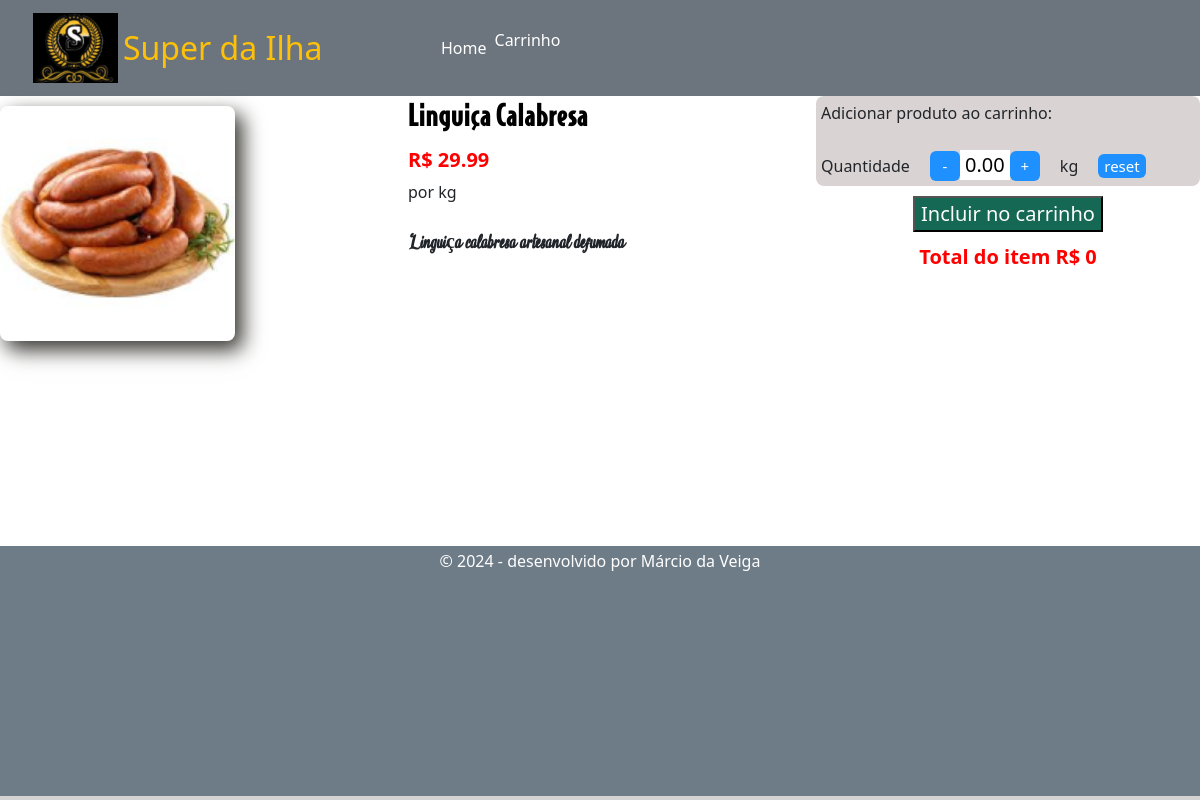
Screenshot of /produto/1 (signed in) with the database file from the repository.
### tables this page shows
CREATE TABLE "produtos" (
	"idproduto"	INTEGER NOT NULL,
	"produto"	TEXT NOT NULL,
	"descricao"	TEXT NOT NULL,
	"preco"	REAL NOT NULL,
	"unidade"	TEXT NOT NULL,
	"preco_promo"	REAL,
	"grupo"	INTEGER NOT NULL,
	"promo"	TEXT,
	"imagem"	TEXT NOT NULL,
	"adicionais"	TEXT,
	"molhos"	TEXT,
	"ativo"	INTEGER NOT NULL DEFAULT 1,
	PRIMARY KEY("idproduto" AUTOINCREMENT)
);

### main.py (the view)
@app.route('/produto/<id>')
def produto(id :str):
    if 'clienteLogado' in session:
        conn = get_db_connection()
        post = conn.execute('SELECT * FROM clientes WHERE telefone = ?',
                        (session['clienteLogado'],) ).fetchone()
        conn.close()
    else:
        flash('Primeiro efetue seu login!')
        return redirect('/login')
    conn = get_db_connection()
    post = conn.execute('SELECT * FROM produtos WHERE ativo =1 and idproduto = ?',(id,)).fetchone()
    conn.close()
    if post is None :
        return render_template('produto.html',id=id, produto=" Produto não localizado", desc="", unidade="", preco="",imagem="")
    else:
        return render_template('produto.html',id=post['idproduto'], produto=post['produto'], desc=post['descricao'], unidade=post['unidade'], preco=post['preco'],imagem=post['imagem'],promo=post['promo'],
                               adicionais=post['adicionais'],molhos=post['molhos'],  )

### main.py (called while the page is built)
def get_db_connection():
    conn = sqlite3.connect('base.db')
    conn.row_factory = sqlite3.Row
    return conn

### templates/produto.html (shortened to what this page needs)
<!doctype html>
<html lang="pt-br">
  <head>
    <link href="https://cdn.jsdelivr.net/npm/bootstrap@5.3.3/dist/css/bootstrap.min.css" rel="stylesheet">
    <link rel="stylesheet" href="/static/css/estilo.css" >
  </head>
  <body style="background-color: lightgray">
    <header>
      <nav class="navbar navbar-expand-lg navbar-light bg-secondary text-white">
        <div class="container-fluid">
            <a class="navbar-brand" href="/"></a><img src="/static/logo_b.png" alt="" height="80" width="95" style="padding: 5px" >
          <a class="navbar-brand text-warning w-25 fs-2" href="/" >  Super da Ilha</a>
          <div class="collapse navbar-collapse" id="navbarSupportedContent">
            <ul class="navbar-nav me-auto mb-2 mb-lg-0">
              <li class="nav-item">
                <a class="nav-link active text-white" aria-current="page" href="/">Home</a>
              </li>
            <li class="carrinho"><a href=""></a><img src="/static/arquivos/carrinho.png" alt=""><span class="text">Carrinho</span></li>
          </div>
        </div>
      </nav>
    </header>
    <div class="row" style="background-color:white;height: 700px"; >
        <div class="col"><img class="img2 shadow" src="/static/produtos/{{imagem}}" alt="" width="250" height="250" ></img></div>
        <div class="col"><h2 style="font-size: 30px; font-family: Devassa ;color: black; ">{{ produto}}</h2><p><p>
            <h1 style="font-weight: bold; color: red; font-size: 20px;">R$ <span id="preco">{{preco}} </span> </h1> por <span id="unidade">{{unidade}}</span>
            <br><br><b style="font-size: 20px; font-family: Believe;">{{desc}}</b>
            <br><b style='font-size: 20px; font-family: arial ;color: red;'>{{promo}}</b>
        </div>
        <div class="col" >
          <div id="counter" >
            Adicionar produto ao carrinho:
            <div>
            </div>
            <div>
              Quantidade
                <button onclick = "subatualizarPreco()" id="menos" class= "count-button-esquerda">
                  -
                </button>
                <span  id="value">
                  0.00
                </span>
                <button onclick ="somaatualizarPreco()" id="mais" class= "count-button-direita">
                  +
                </button>
                {{unidade}}
                <button onclick ="resettotal() "id="reset">
                  reset
                </button>
            </div>
            </div>
            <form method="post" action="/incluir_carrinho">
            <div id="total">
              <input type="submit" id="confirma" value="Incluir no carrinho">
              <p style="font-weight: bold; color: red; font-size: 20px;"> Total do item R$ <span name="subtotal" id="subtotal">0</span> </p>
            </div>
          </form>
    </div>
    <footer style="text-align: center; padding: 3px; background-color: rgb(110, 124, 136) ; color: white;" >
        <p>&copy; 2024 - desenvolvido por Márcio da Veiga</p>
    </footer>
    </body>
  </html>

### static/css/estilo.css (style rules this page uses)
h2 { font-family:Tusj ; }
.shadow { filter: drop-shadow(8px 8px 10px rgb(70, 69, 64)); }
.img2 { width: 80%; height: auto; margin-top: 10px; margin-left: auto; margin-right: auto; max-width: 235px; border-radius: 8px; }
#counter { background-color: rgb(218, 211, 211); padding: 5px; border-radius: 8px; height: fit-content; }
#counter div { display: flex; align-items: baseline; }
#total { font-size: 20px; background-color: white; color: black; min-width: 50px; text-align: center; }
#value { font-size: 20px; background-color: white; color: black; min-width: 50px; text-align: center; }
button { border: none; border-radius: 6px; cursor: pointer; margin-top: 10px; }
.count-button-esquerda { width: 30px; height: 30px; font-size: 15px; background-color: dodgerblue; color: white; margin-left: 20px; }
.count-button-direita { width: 30px; height: 30px; font-size: 15px; background-color: dodgerblue; color: white; margin-right: 20px; }
#reset { background-color: dodgerblue; font-size: 15px; margin-left: 20px; color: white; }
#confirma { background-color: rgb(21, 104, 83); font-size: 20px; margin-top: 10px; margin-bottom: 10px; color: white; }
nav { -webkit-flex: 1; -ms-flex: 1; flex: 2; background: #ccc; padding: 20px; }
nav ul { list-style-type: none; padding: 0; }

### rows the page displays
produtos: imagem (picture), produto "Linguiça Calabresa", preco "29.99", unidade "kg", descricao "Linguiça calabresa artesanal defumada"
